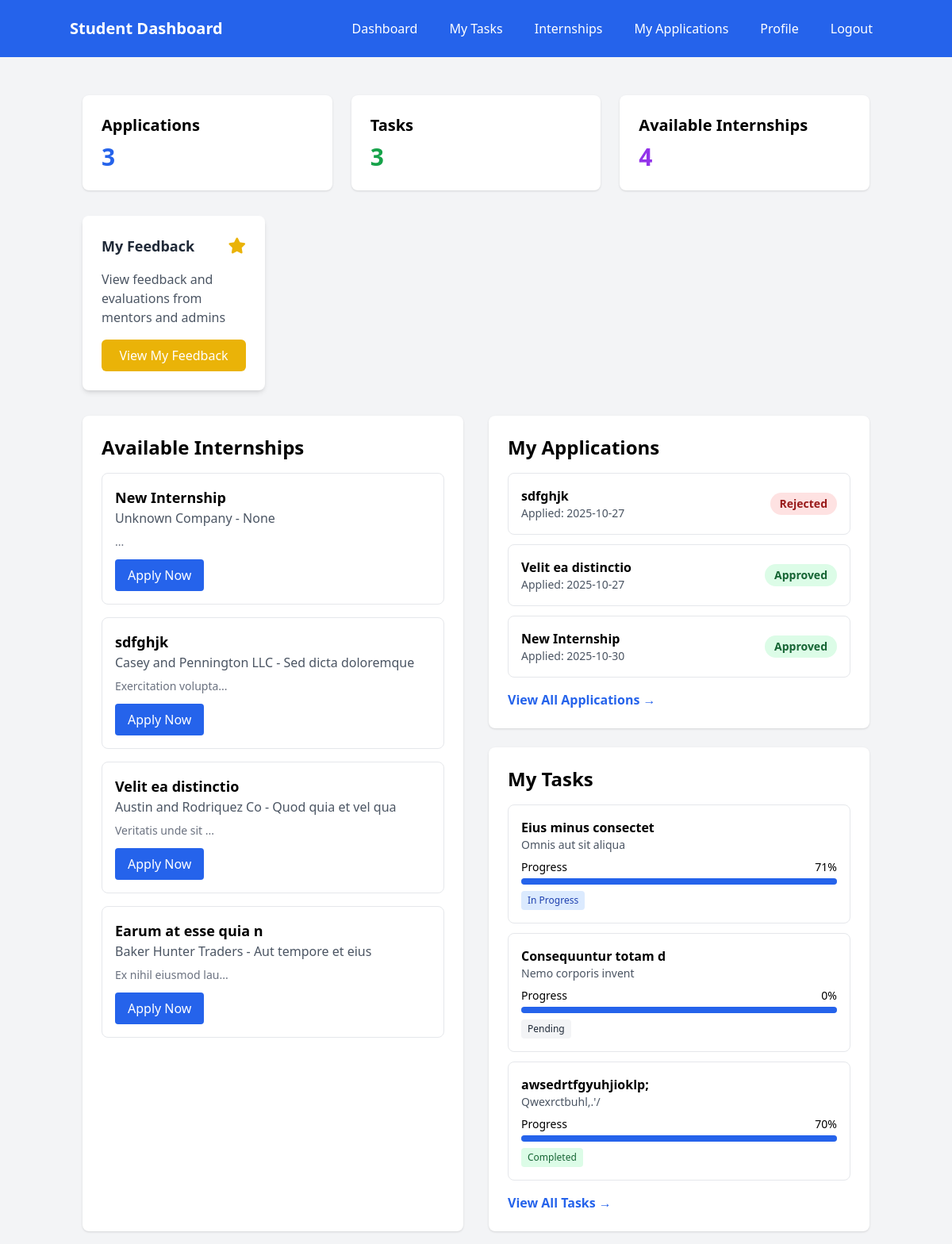
The app's page /dashboard (signed in), older data.
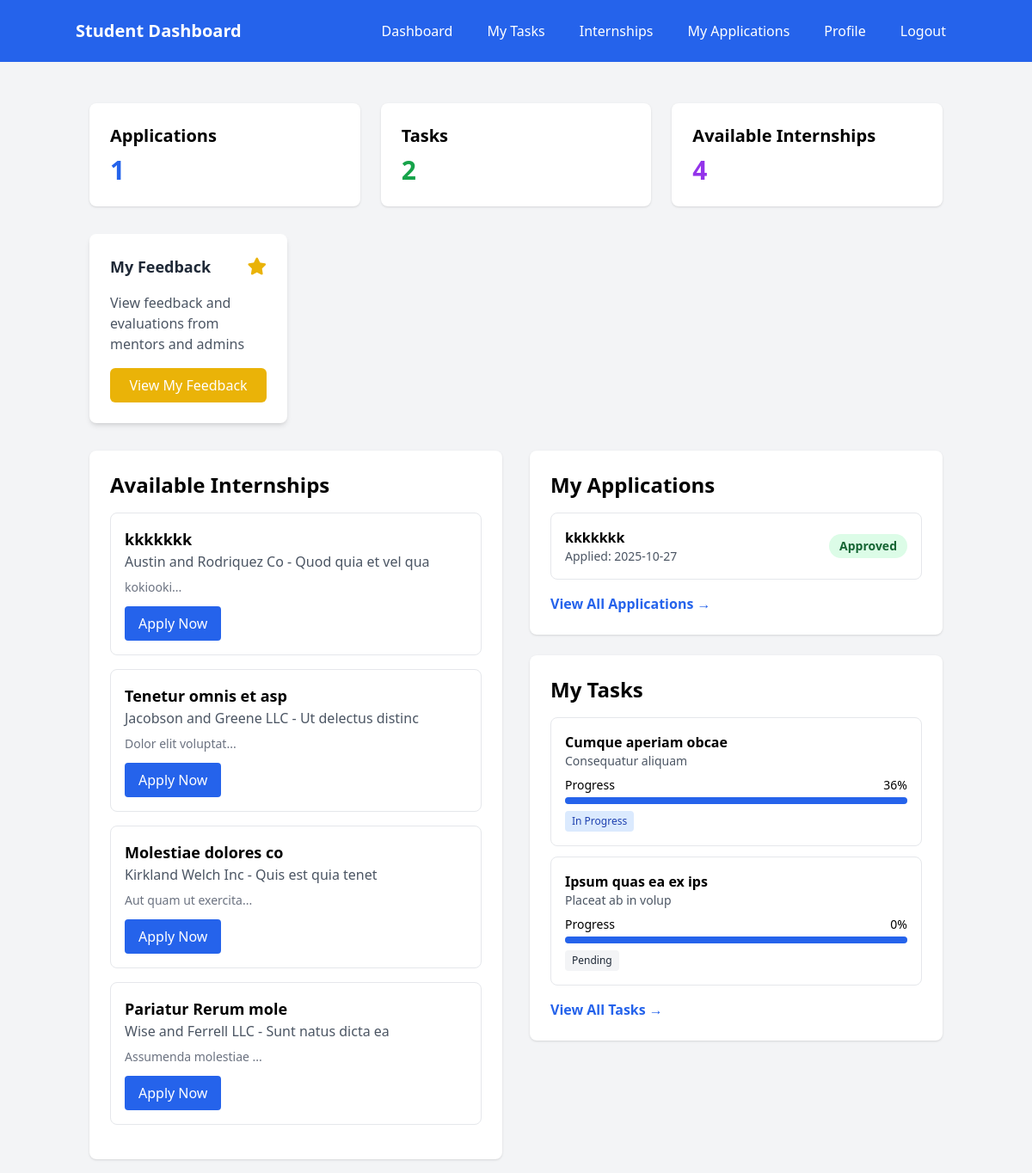
The same page, newer data.
### models.py (models this page shows)
class Internship(Base):
    __tablename__ = "internships"
    id = Column(Integer, primary_key=True, index=True)
    title = Column(String(255), nullable=False)
    description = Column(Text)
    company = Column(String(255), nullable=False)
    location = Column(String(255))
    duration = Column(String(100))
    stipend = Column(String(100))
    requirements = Column(Text)
    created_by = Column(Integer, ForeignKey("users.id"))
    created_at = Column(DateTime(timezone=True), server_default=func.now())
    is_active = Column(Boolean, default=True)
    deadline = Column(DateTime(timezone=True))
    creator = relationship("User", back_populates="created_internships")
    applications = relationship("InternshipApplication", back_populates="internship")
    tasks = relationship("Task", back_populates="internship")
    feedback = relationship("Feedback", back_populates="internship")
    mentor_feedbacks = relationship("MentorFeedback", back_populates="internship")
    evaluations = relationship("Evaluation", back_populates="internship")

class InternshipApplication(Base):
    __tablename__ = "internship_applications"
    id = Column(Integer, primary_key=True, index=True)
    student_id = Column(Integer, ForeignKey("users.id"), nullable=False)
    internship_id = Column(Integer, ForeignKey("internships.id"), nullable=False)
    application_date = Column(DateTime(timezone=True), server_default=func.now())
    status = Column(Enum(ApplicationStatus), default=ApplicationStatus.PENDING)
    cover_letter = Column(Text)
    resume_url = Column(String(500))
    student = relationship("User", back_populates="applications")
    internship = relationship("Internship", back_populates="applications")
    mentor_feedbacks = relationship("MentorFeedback", back_populates="application")
    evaluations = relationship("Evaluation", back_populates="application")

class Task(Base):
    __tablename__ = "tasks"
    id = Column(Integer, primary_key=True, index=True)
    title = Column(String(255), nullable=False)
    description = Column(Text)
    internship_id = Column(Integer, ForeignKey("internships.id"), nullable=False)
    student_id = Column(Integer, ForeignKey("users.id"), nullable=False)
    assigned_by = Column(Integer, ForeignKey("users.id"))
    due_date = Column(DateTime(timezone=True))
    status = Column(Enum(TaskStatus), default=TaskStatus.PENDING)
    progress = Column(Integer, default=0)
    created_at = Column(DateTime(timezone=True), server_default=func.now())
    internship = relationship("Internship", back_populates="tasks")
    student = relationship("User", foreign_keys=[student_id], back_populates="assigned_tasks")
    assigner = relationship("User", foreign_keys=[assigned_by], back_populates="assigned_by_tasks")

### app.py (the view)
@app.get("/dashboard", response_class=HTMLResponse)
async def dashboard(request: Request, db: Session = Depends(get_db)):
    try:
        user = await get_current_user_from_cookie(request, db)
        user_role = user.role.value if hasattr(user.role, 'value') else user.role
        print(f"🎯 Dashboard access - User: {user.email}, Role: {user_role}")
        if user_role == "student":
            internships = crud.get_internships(db)
            applications = crud.get_applications_by_student(db, user.id)
            tasks = crud.get_tasks_by_student(db, user.id)
            feedbacks = feedback_crud.get_mentor_feedbacks_by_student(db, user.id)
            evaluations = feedback_crud.get_evaluations_by_student(db, user.id)
            return templates.TemplateResponse("dashboard_student.html", {
                "request": request,
                "user": user,
                "internships": internships,
                "applications": applications,
                "tasks": tasks,
                "feedbacks": feedbacks,
                "evaluations": evaluations
            })
        elif user_role == "admin":
            internships = crud.get_internships(db)
            try:
                stats = crud.get_system_stats(db)
            except Exception as e:
                print(f"⚠️  Could not get system stats: {e}")
                stats = {
                    "total_users": 0,
                    "total_students": 0,
                    "total_admins": 0,
                    "total_mentors": 0,
                    "total_internships": 0,
                    "total_applications": 0,
                    "total_tasks": 0
                }
            return templates.TemplateResponse("dashboard_admin.html", {
                "request": request,
                "user": user,
                "internships": internships,
                "stats": stats
            })
        elif user_role == "mentor":
            internships = crud.get_internships(db)
            mentor_internships = crud.get_internships_by_mentor(db, user.id)
            mentor_applications = crud.get_applications_for_mentor(db, user.id)
            feedbacks = feedback_crud.get_mentor_feedbacks_by_mentor(db, user.id)
            return templates.TemplateResponse("dashboard_mentor.html", {
                "request": request,
                "user": user,
                "internships": internships,
                "mentor_internships": mentor_internships,
                "mentor_applications": mentor_applications,
                "feedbacks": feedbacks
            })
        else:
            print(f"❌ Unknown role: {user_role}")
            return RedirectResponse("/login?error=Unknown user role")
    except Exception as e:
        print(f"💥 Dashboard error: {e}")
        import traceback
        traceback.print_exc()
        return RedirectResponse("/login")

### templates/dashboard_student.html (shortened to what the changed rows need)
<!DOCTYPE html>
<html>
<head>
    <script src="https://cdn.tailwindcss.com"></script>
    <link href="https://cdnjs.cloudflare.com/ajax/libs/font-awesome/6.0.0/css/all.min.css" rel="stylesheet">
</head>
<body class="bg-gray-100">
    <nav class="bg-blue-600 text-white p-4">
        <div class="container mx-auto flex justify-between items-center">
            <h1 class="text-xl font-bold">Student Dashboard</h1>
        </div>
    </nav>
    <div class="container mx-auto mt-8 p-4">
        <div class="grid grid-cols-1 md:grid-cols-3 gap-6 mb-8">
            <div class="bg-white p-6 rounded-lg shadow">
                <h3 class="text-xl font-semibold mb-2">Applications</h3>
                <p class="text-3xl font-bold text-blue-600">{{ applications|length }}</p>
            </div>
            <div class="bg-white p-6 rounded-lg shadow">
                <h3 class="text-xl font-semibold mb-2">Tasks</h3>
                <p class="text-3xl font-bold text-green-600">{{ tasks|length }}</p>
            </div>
        </div>
        <div class="grid grid-cols-1 lg:grid-cols-2 gap-8">
            <div class="bg-white p-6 rounded-lg shadow">
                <h2 class="text-2xl font-bold mb-4">Available Internships</h2>
                {% if internships %}
                {% for internship in internships %}
                <div class="border border-gray-200 rounded-lg p-4 mb-4">
                    <h3 class="text-lg font-semibold">{{ internship.title }}</h3>
                    <p class="text-gray-600">{{ internship.company }} - {{ internship.location }}</p>
                    <p class="text-sm text-gray-500 mt-2">{{ internship.description[:100] }}...</p>
                    <a href="/internships"
                        class="inline-block mt-3 bg-blue-600 text-white px-4 py-2 rounded hover:bg-blue-700">
                        Apply Now
                    </a>
                </div>
                {% endfor %}
                {% else %}
                <p class="text-gray-500">No internships available at the moment.</p>
                {% endif %}
            </div>
            <div class="space-y-6">
                <div class="bg-white p-6 rounded-lg shadow">
                    <h2 class="text-2xl font-bold mb-4">My Applications</h2>
                    {% if applications %}
                    {% for application in applications %}
                    <div class="border border-gray-200 rounded-lg p-4 mb-3">
                        <div class="flex justify-between items-center">
                            <div>
                                <h4 class="font-semibold">
                                    {% if application.internship %}
                                    {{ application.internship.title }}
                                    {% else %}
                                    Internship #{{ application.internship_id }}
                                    {% endif %}
                                </h4>
                                <p class="text-sm text-gray-600">Applied: {{
                                    application.application_date.strftime('%Y-%m-%d') }}</p>
                            </div>
                            <span class="px-3 py-1 rounded-full text-sm font-semibold
                                    {% if application.status == 'approved' %}bg-green-100 text-green-800
                                    {% elif application.status == 'rejected' %}bg-red-100 text-red-800
                                    {% else %}bg-yellow-100 text-yellow-800{% endif %}">
                                {{ application.status|title }}
                            </span>
                        </div>
                    </div>
                    {% endfor %}
                    {% else %}
                    <p class="text-gray-500">No applications yet.</p>
                    {% endif %}
                </div>
                <div class="bg-white p-6 rounded-lg shadow">
                    <h2 class="text-2xl font-bold mb-4">My Tasks</h2>
                    {% if tasks %}
                    {% for task in tasks %}
                    <div class="border border-gray-200 rounded-lg p-4 mb-3">
                        <h4 class="font-semibold">{{ task.title }}</h4>
                        <p class="text-sm text-gray-600">{{ task.description }}</p>
                        <div class="mt-2">
                            <div class="flex justify-between text-sm mb-1">
                                <span>Progress</span>
                                <span>{{ task.progress }}%</span>
                            </div>
                            <div class="w-full bg-gray-200 rounded-full h-2">
                                <div class="bg-blue-600 h-2 rounded-full"
                                    style="width: '{{ task.progress|default(0) }}%';"></div>
                            </div>
                        </div>
                        <span class="inline-block mt-2 px-2 py-1 text-xs rounded
                                {% if task.status == 'completed' %}bg-green-100 text-green-800
                                {% elif task.status == 'in_progress' %}bg-blue-100 text-blue-800
                                {% else %}bg-gray-100 text-gray-800{% endif %}">
                            {{ task.status|replace('_', ' ')|title }}
                        </span>
                    </div>
                    {% endfor %}
                    {% else %}
                    <p class="text-gray-500">No tasks assigned yet.</p>
                    {% endif %}
                </div>
            </div>
        </div>
    </div>
</body>
</html>

Row changes from the older to the newer data that the page shows:
removed Internship: title "New Internship", company "Unknown Company", location "None"
removed Internship: title "sdfghjk", company "Casey and Pennington LLC", location "Sed dicta doloremque", description "Exercitation volupta"
removed Internship: title "Earum at esse quia n", company "Baker Hunter Traders", location "Aut tempore et eius", description "Ex nihil eiusmod lau"
removed InternshipApplication: internship "sdfghjk", application_date "2025-10-27", status "Rejected"
no longer on this page (row edited): InternshipApplication: internship "New Internship", application_date "2025-10-30", status "Approved"
removed Task: title "Eius minus consectet", description "Omnis aut sit aliqua", progress "71", status "In Progress"
removed Task: title "Consequuntur totam d", description "Nemo corporis invent", progress "0", status "Pending"
removed Task: title "awsedrtfgyuhjioklp;", description "Qwexrctbuhl,.'/", progress "70", status "Completed"
changed Internship "Austin and Rodriquez Co": title "Velit ea distinctio" → "kkkkkkk"; description "Veritatis unde sit" → "kokiooki"
added Internship: title "Tenetur omnis et asp", company "Jacobson and Greene LLC", location "Ut delectus distinc", description "Dolor elit voluptat"
added Internship: title "Molestiae dolores co", company "Kirkland Welch Inc", location "Quis est quia tenet", description "Aut quam ut exercita"
added Internship: title "Pariatur Rerum mole", company "Wise and Ferrell LLC", location "Sunt natus dicta ea", description "Assumenda molestiae"
changed through a linked row, InternshipApplication "Approved": internship "Velit ea distinctio" → "kkkkkkk"
added Task: title "Cumque aperiam obcae", description "Consequatur aliquam", progress "36", status "In Progress"
added Task: title "Ipsum quas ea ex ips", description "Placeat ab in volup", progress "0", status "Pending"
Text that changed along with them:
{{ applications|length }}: "3" → "1"
{{ tasks|length }}: "3" → "2"
